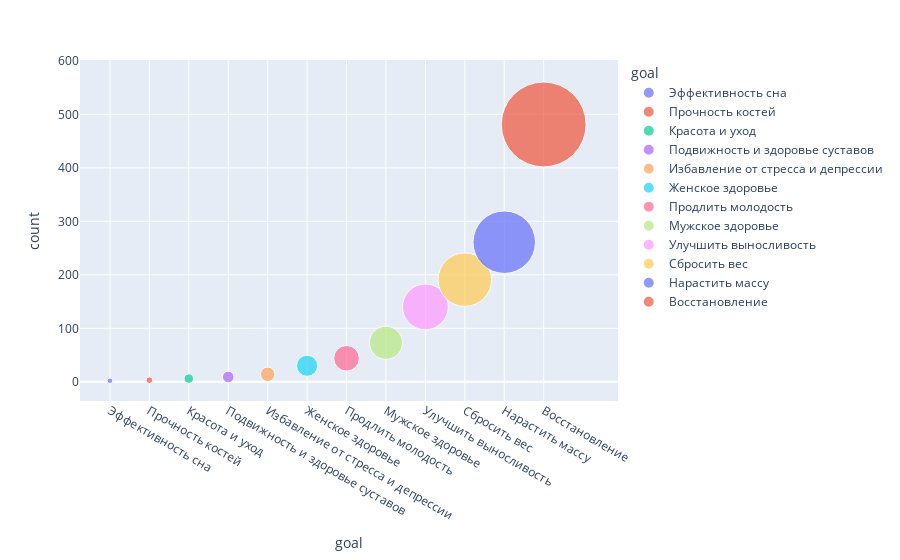

Here is the notebook cell this chart was saved with:
### Code cell
s = pd.Series(Counter(all_vals))
df_for_plot = pd.DataFrame({'goal': s.index, 'count': s.values}).sort_values('count').reset_index(drop=True)
px.scatter(df_for_plot, x="goal", y="count", 
           size="count", color="goal", size_max=60)

### Figure 1 — Plotly figure (JSON) as saved in the notebook; plotly's stock layout.template omitted (floating-point values rounded to 4 significant figures)
{"data": [{"hovertemplate": "goal=%{x}<br>count=%{marker.size}<extra></extra>", "legendgroup": "Эффективность сна", "marker": {"color": "#636efa", "size": [2], "sizemode": "area", "sizeref": 0.1336, "symbol": "circle"}, "mode": "markers", "name": "Эффективность сна", "orientation": "v", "showlegend": true, "type": "scatter", "x": ["Эффективность сна"], "xaxis": "x", "y": [2], "yaxis": "y"}, {"hovertemplate": "goal=%{x}<br>count=%{marker.size}<extra></extra>", "legendgroup": "Прочность костей", "marker": {"color": "#EF553B", "size": [3], "sizemode": "area", "sizeref": 0.1336, "symbol": "circle"}, "mode": "markers", "name": "Прочность костей", "orientation": "v", "showlegend": true, "type": "scatter", "x": ["Прочность костей"], "xaxis": "x", "y": [3], "yaxis": "y"}, {"hovertemplate": "goal=%{x}<br>count=%{marker.size}<extra></extra>", "legendgroup": "Красота и уход", "marker": {"color": "#00cc96", "size": [6], "sizemode": "area", "sizeref": 0.1336, "symbol": "circle"}, "mode": "markers", "name": "Красота и уход", "orientation": "v", "showlegend": true, "type": "scatter", "x": ["Красота и уход"], "xaxis": "x", "y": [6], "yaxis": "y"}, {"hovertemplate": "goal=%{x}<br>count=%{marker.size}<extra></extra>", "legendgroup": "Подвижность и здоровье суставов", "marker": {"color": "#ab63fa", "size": [9], "sizemode": "area", "sizeref": 0.1336, "symbol": "circle"}, "mode": "markers", "name": "Подвижность и здоровье суставов", "orientation": "v", "showlegend": true, "type": "scatter", "x": ["Подвижность и здоровье суставов"], "xaxis": "x", "y": [9], "yaxis": "y"}, {"hovertemplate": "goal=%{x}<br>count=%{marker.size}<extra></extra>", "legendgroup": "Избавление от стресса и депрессии", "marker": {"color": "#FFA15A", "size": [14], "sizemode": "area", "sizeref": 0.1336, "symbol": "circle"}, "mode": "markers", "name": "Избавление от стресса и депрессии", "orientation": "v", "showlegend": true, "type": "scatter", "x": ["Избавление от стресса и депрессии"], "xaxis": "x", "y": [14], "yaxis": "y"}, {"hovertemplate": "goal=%{x}<br>count=%{marker.size}<extra></extra>", "legendgroup": "Женское здоровье", "marker": {"color": "#19d3f3", "size": [30], "sizemode": "area", "sizeref": 0.1336, "symbol": "circle"}, "mode": "markers", "name": "Женское здоровье", "orientation": "v", "showlegend": true, "type": "scatter", "x": ["Женское здоровье"], "xaxis": "x", "y": [30], "yaxis": "y"}, {"hovertemplate": "goal=%{x}<br>count=%{marker.size}<extra></extra>", "legendgroup": "Продлить молодость", "marker": {"color": "#FF6692", "size": [44], "sizemode": "area", "sizeref": 0.1336, "symbol": "circle"}, "mode": "markers", "name": "Продлить молодость", "orientation": "v", "showlegend": true, "type": "scatter", "x": ["Продлить молодость"], "xaxis": "x", "y": [44], "yaxis": "y"}, {"hovertemplate": "goal=%{x}<br>count=%{marker.size}<extra></extra>", "legendgroup": "Мужское здоровье", "marker": {"color": "#B6E880", "size": [73], "sizemode": "area", "sizeref": 0.1336, "symbol": "circle"}, "mode": "markers", "name": "Мужское здоровье", "orientation": "v", "showlegend": true, "type": "scatter", "x": ["Мужское здоровье"], "xaxis": "x", "y": [73], "yaxis": "y"}, {"hovertemplate": "goal=%{x}<br>count=%{marker.size}<extra></extra>", "legendgroup": "Улучшить выносливость", "marker": {"color": "#FF97FF", "size": [140], "sizemode": "area", "sizeref": 0.1336, "symbol": "circle"}, "mode": "markers", "name": "Улучшить выносливость", "orientation": "v", "showlegend": true, "type": "scatter", "x": ["Улучшить выносливость"], "xaxis": "x", "y": [140], "yaxis": "y"}, {"hovertemplate": "goal=%{x}<br>count=%{marker.size}<extra></extra>", "legendgroup": "Сбросить вес", "marker": {"color": "#FECB52", "size": [191], "sizemode": "area", "sizeref": 0.1336, "symbol": "circle"}, "mode": "markers", "name": "Сбросить вес", "orientation": "v", "showlegend": true, "type": "scatter", "x": ["Сбросить вес"], "xaxis": "x", "y": [191], "yaxis": "y"}, {"hovertemplate": "goal=%{x}<br>count=%{marker.size}<extra></extra>", "legendgroup": "Нарастить массу", "marker": {"color": "#636efa", "size": [261], "sizemode": "area", "sizeref": 0.1336, "symbol": "circle"}, "mode": "markers", "name": "Нарастить массу", "orientation": "v", "showlegend": true, "type": "scatter", "x": ["Нарастить массу"], "xaxis": "x", "y": [261], "yaxis": "y"}, {"hovertemplate": "goal=%{x}<br>count=%{marker.size}<extra></extra>", "legendgroup": "Восстановление", "marker": {"color": "#EF553B", "size": [481], "sizemode": "area", "sizeref": 0.1336, "symbol": "circle"}, "mode": "markers", "name": "Восстановление", "orientation": "v", "showlegend": true, "type": "scatter", "x": ["Восстановление"], "xaxis": "x", "y": [481], "yaxis": "y"}], "layout": {"legend": {"itemsizing": "constant", "title": {"text": "goal"}, "tracegroupgap": 0}, "margin": {"t": 60}, "xaxis": {"anchor": "y", "categoryarray": ["Эффективность сна", "Прочность костей", "Красота и уход", "Подвижность и здоровье суставов", "Избавление от стресса и депрессии", "Женское здоровье", "Продлить молодость", "Мужское здоровье", "Улучшить выносливость", "Сбросить вес", "Нарастить массу", "Восстановление"], "categoryorder": "array", "domain": [0, 1], "title": {"text": "goal"}}, "yaxis": {"anchor": "x", "domain": [0, 1], "title": {"text": "count"}}}}
